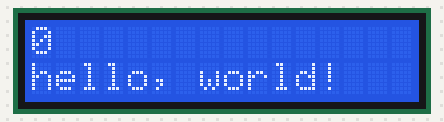
Simulated run of this sketch. Board: Arduino Uno, built with avr-gcc and run on an emulated ATmega328P. Parts: 16×2 character LCD.

Above: at 0.1 s.
At 4.1 s:
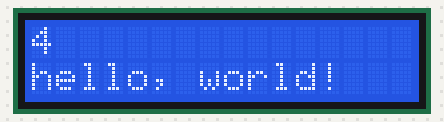
At 9.2 s:
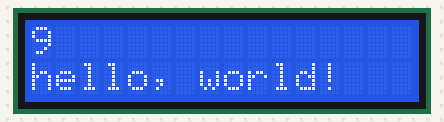
At 19.2 s:
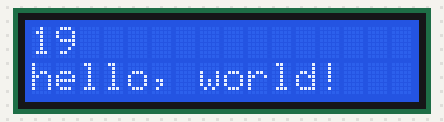
At 28.2 s:
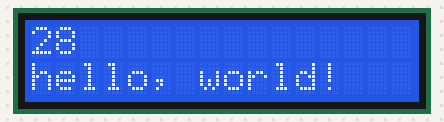
At 38.3 s:
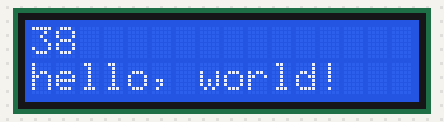

The sketch:

lcd.ino
```cpp
#include <LiquidCrystal.h>

// pot:3,77kohm
// pot1602: 1,3kohm
// uno_uno: const int rs=12, en=11, d4=5, d5=4, d6=3, d7=2;
// sch_uno: const int rs=9, en=8, d4=7, d5=6, d6=5, d7=4;
const int rs=9, en=8, d4=7, d5=6, d6=5, d7=4;
LiquidCrystal lcd(rs, en, d4, d5, d6, d7);
String str="hello, world!";

void setup() {
  lcd.begin(16, 2);
}

void loop() {
  lcd.clear();

  lcd.setCursor(0,0);
  lcd.print(millis()/1000);

  lcd.setCursor(0,1);
  lcd.print(str);

  delay(1000);
}
```

Measured:
- what the display in image 1 shows lasts 1.0 s, from 4.1 s to 5.1 s
